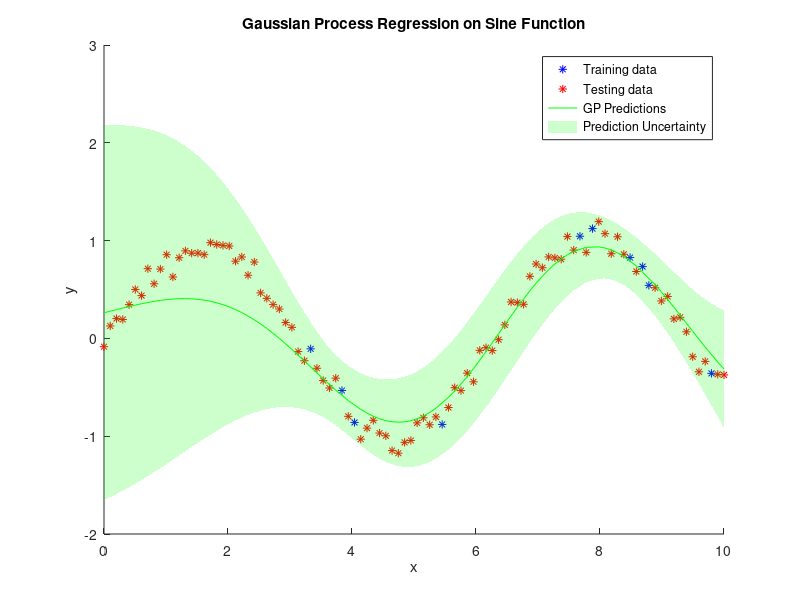

MATLAB code for this plot:
% Generate synthetic data from a sine function
x = linspace(0, 10, 100)'; % Input data points
y = sin(x) + 0.1 * randn(size(x)); % Noisy sine function output

% Divide data into training and test sets
train_idx = randperm(length(x), 10); % Select 80 points for training
test_idx = setdiff(1:length(x), train_idx); % Remaining points for testing
x_train = x(train_idx);
y_train = y(train_idx);
x_test = x(test_idx);
y_test = y(test_idx);

% Kernel function (squared exponential)
function K = squared_exponential_kernel(x1, x2, length_scale, variance)
    K = variance * exp(-(pdist2(x1, x2).^2) / (2 * length_scale^2));
end

% Hyperparameters for Gaussian Process
length_scale = 2.0;
variance = 1.0;
noise_variance = 0.1;

% Compute covariance matrices
K_train = squared_exponential_kernel(x_train, x_train, length_scale, variance) + ...
          noise_variance * eye(length(x_train)); % Add noise variance
K_train_test = squared_exponential_kernel(x_train, x_test, length_scale, variance);
K_test = squared_exponential_kernel(x_test, x_test, length_scale, variance);

% GP Prediction
L = chol(K_train, 'lower'); % Cholesky decomposition
alpha = L' \ (L \ y_train); % Solve for alpha
y_pred = K_train_test' * alpha;

% Compute predictive variance
v = L \ K_train_test;
y_pred_var = diag(K_test) - sum(v.^2, 1)';

% Visualize results
figure;
hold on;
% plot(x, y, 'k.', 'DisplayName', 'Original data');
plot(x_train, y_train, 'b*', 'DisplayName', 'Training data');
plot(x_test, y_test, 'r*', 'DisplayName', 'Testing data');
plot(x_test, y_pred, 'g-', 'DisplayName', 'GP Predictions');
fill([x_test; flipud(x_test)], ...
    [y_pred - 2 * sqrt(y_pred_var); flipud(y_pred + 2 * sqrt(y_pred_var))], ...
    'g', 'FaceAlpha', 0.2, 'EdgeColor', 'none', 'DisplayName', 'Prediction Uncertainty');
legend('show');
xlabel('x');
ylabel('y');
title('Gaussian Process Regression on Sine Function');
hold off;

% Define squared_exponential_kernel as a nested function above